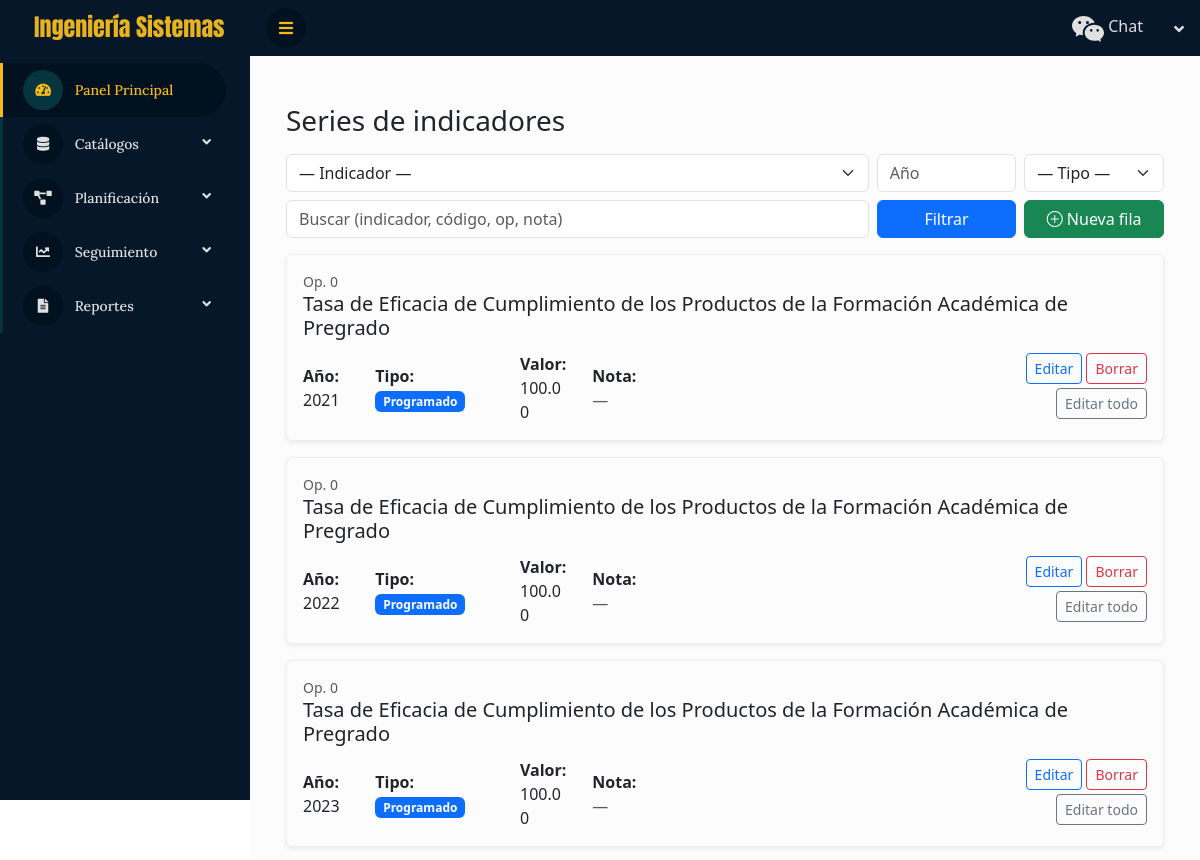
The app's page /series/ (upper part), older data.
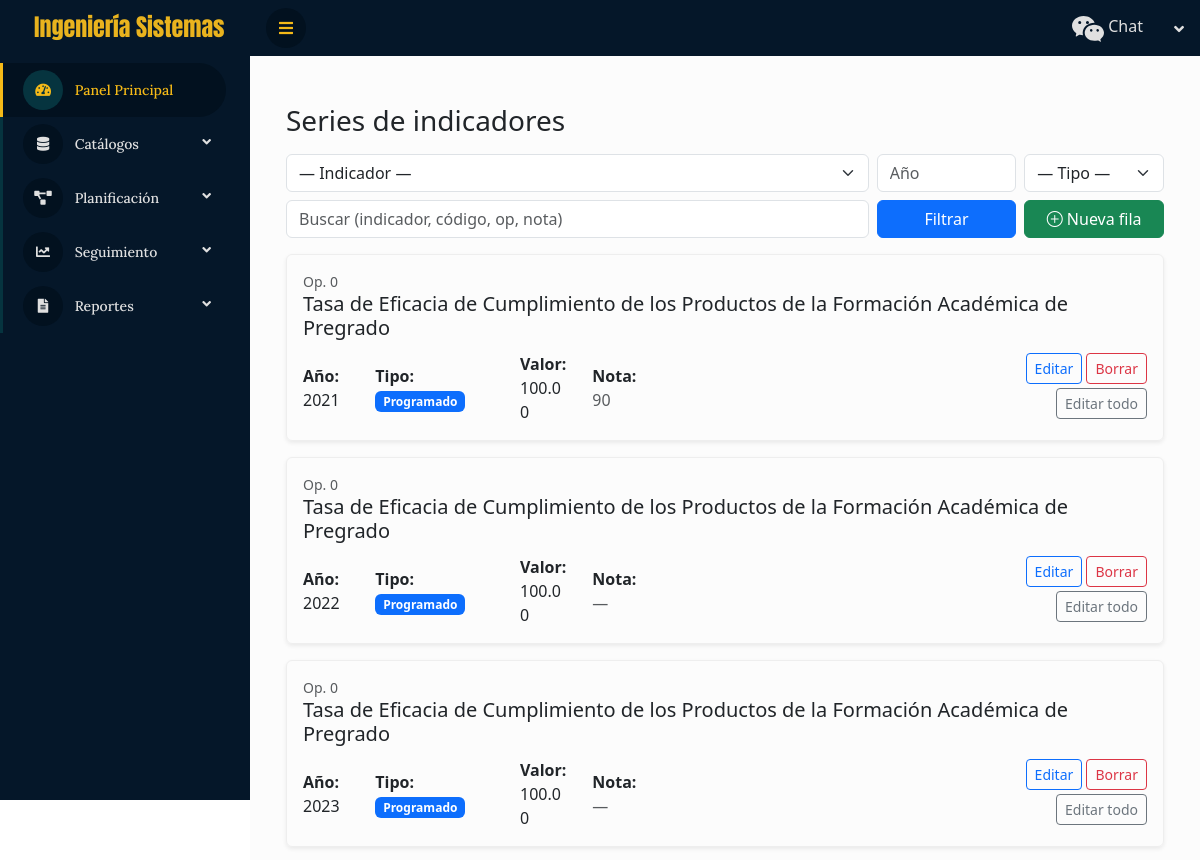
The same page, newer data.
### cis/models.py (models this page shows, shortened)
class TimeStampedModel(models.Model):
    creado = models.DateTimeField(auto_now_add=True)
    actualizado = models.DateTimeField(auto_now=True)
    class Meta:
        abstract = True

class SerieIndicador(TimeStampedModel):
    indicador = models.ForeignKey(Indicador, on_delete=models.CASCADE, related_name="series")
    anio = models.PositiveSmallIntegerField()
    valor = models.DecimalField(**DECIMALS, null=True, blank=True)
    es_programado = models.BooleanField(default=True)  # True: plan; False: ejecutado/real
    nota = models.CharField(max_length=250, blank=True)
    class Meta:
        unique_together = [("indicador","anio","es_programado")]
        indexes = [models.Index(fields=["indicador","anio"])]
        ordering = ["indicador","anio"]
        verbose_name = "Serie anual de indicador"

class Indicador(TimeStampedModel):
    operacion = models.ForeignKey(Operacion, on_delete=models.CASCADE, related_name="indicadores")
    codigo = models.CharField(max_length=30, blank=True)  # si manejas un código interno del indicador
    nombre = models.CharField(max_length=300)  # “Nº de matriculados…”, “Tasa de eficacia…”
    tipo = models.CharField(max_length=20, choices=TipoIndicador.choices, default=TipoIndicador.OTRO)
    unidad = models.CharField(max_length=3, choices=UnidadMedida.choices, default=UnidadMedida.NUMERO)
    formula_texto = models.TextField(blank=True)  # “TECPFAP = …” o “N/C”
    anio_linea_base = models.PositiveSmallIntegerField(default=2020)
    linea_base = models.DecimalField(**DECIMALS, null=True, blank=True)
    anio_meta = models.PositiveSmallIntegerField(default=2025)
    meta_valor = models.DecimalField(**DECIMALS, null=True, blank=True)
    fuentes = models.ManyToManyField(FuenteInformacion, blank=True, related_name="indicadores")
    observaciones = models.TextField(blank=True)
    class Meta:
        unique_together = [("operacion","nombre")]
        indexes = [models.Index(fields=["operacion","nombre"]), models.Index(fields=["tipo","unidad"])]
        verbose_name = "Indicador"

class Operacion(TimeStampedModel):
    accion = models.ForeignKey(AccionEstrategica, on_delete=models.CASCADE, related_name="operaciones")
    codigo = models.CharField(max_length=20, blank=True)  # el “9”, “10”, “14”, “15” de tu cuadro
    descripcion = models.TextField()  # “Difundir a través de los medios…”
    class Meta:
        unique_together = [("accion","codigo")]
        indexes = [models.Index(fields=["accion","codigo"])]
        verbose_name = "Operación"

### cis/views.py (the view, shortened to what this page needs)
# urls.py: path("series/", views.SerieIndicadorListView.as_view(), name="serie_list"),
class SerieIndicadorListView(ListView):
    model = SerieIndicador
    template_name = "planificacion/serie_list.html"
    context_object_name = "series"
    paginate_by = 12
    def get_queryset(self):
        qs = (SerieIndicador.objects
              .select_related("indicador", "indicador__operacion")
              .order_by("indicador__operacion__codigo", "indicador__nombre", "anio", "-es_programado"))
        q = self.request.GET.get("q", "").strip()
        ind = self.request.GET.get("indicador", "").strip()
        anio = self.request.GET.get("anio", "").strip()
        tipo = self.request.GET.get("tipo", "").strip()  # "prog" o "ejec"
        if ind:
            qs = qs.filter(indicador_id=ind)
        if anio:
            qs = qs.filter(anio=anio)
        if tipo == "prog":
            qs = qs.filter(es_programado=True)
        elif tipo == "ejec":
            qs = qs.filter(es_programado=False)
        return qs
    def get_context_data(self, **kwargs):
        ctx = super().get_context_data(**kwargs)
        ctx["q"] = self.request.GET.get("q", "").strip()
        ctx["indicador_selected"] = self.request.GET.get("indicador", "")
        ctx["anio_selected"] = self.request.GET.get("anio", "")
        ctx["tipo_selected"] = self.request.GET.get("tipo", "")
        ctx["indicadores"] = Indicador.objects.all().order_by("operacion__codigo", "nombre")
        return ctx

### cis/templates/planificacion/serie_list.html (shortened to what this page needs)
{% extends "base.html" %}
{% load bootstrap_extras %}
{% block content %}
<div class="container-fluid py-4">
  <div class="d-flex justify-content-between align-items-center mb-3">
    <h1 class="h3 mb-0">Series de indicadores</h1>
  </div>
  <form method="get" class="row g-2 mb-3">
    <div class="col-lg-8">
      <select name="indicador" class="form-select">
        <option value="">— Indicador —</option>
      </select>
    </div>
    <div class="col-lg-2">
      <input type="number" min="1900" max="2100" name="anio" value="{{ anio_selected }}" class="form-control" placeholder="Año">
    </div>
    <div class="col-lg-2">
      <select name="tipo" class="form-select">
        <option value="">— Tipo —</option>
      </select>
    </div>
    <div class="col-lg-8">
      <input type="text" name="q" value="{{ q }}" class="form-control" placeholder="Buscar (indicador, código, op, nota)">
    </div>
    <div class="col-lg-2 d-grid">
      <button class="btn btn-primary">Filtrar</button>
    </div>
    <div class="col-lg-2 d-grid">
      <a href="{% url 'serie_create' %}" class="btn btn-success">
        <i class="bi bi-plus-circle"></i> Nueva fila
      </a>
    </div>
  </form>
  <div class="row">
    <div class="col-12">
      {% for s in series %}
        <div class="card mb-3 shadow-sm">
          <div class="card-body">
            <div class="row align-items-center">
              <div class="col-md-12 mb-2">
                <p class="text-muted small mb-0">Op. {{ s.indicador.operacion.codigo|default:'-' }}</p>
                <h5 class="card-title mb-1">{{ s.indicador.nombre }}</h5>
              </div>
              <div class="col-md-1">
                <strong>Año:</strong><br>
                <span>{{ s.anio }}</span>
              </div>
              <div class="col-md-2">
                <strong>Tipo:</strong><br>
                {% if s.es_programado %}
                  <span class="badge bg-primary">Programado</span>
                {% else %}
                  <span class="badge bg-success">Ejecutado</span>
                {% endif %}
              </div>
              <div class="col-md-1">
                <strong>Valor:</strong><br>
                <span>{{ s.valor|default:"—" }}</span>
              </div>
              <div class="col-md-5">
                <strong>Nota:</strong><br>
                <span class="text-muted">{{ s.nota|truncatechars:30|default:"—" }}</span>
              </div>
              <div class="col-md-3 text-end">
                <a href="{% url 'serie_update' s.pk %}" class="btn btn-sm btn-outline-primary mb-1">Editar</a>
                <a href="{% url 'serie_delete' s.pk %}" class="btn btn-sm btn-outline-danger mb-1">Borrar</a>
                <a href="{% url 'serie_bulk_edit' s.indicador.pk %}" class="btn btn-sm btn-outline-secondary mb-1">Editar todo</a>
              </div>
            </div>
          </div>
        </div>
      {% empty %}
        <div class="card">
          <div class="card-body text-center text-muted">
            Sin resultados
          </div>
        </div>
      {% endfor %}
    </div>
  </div>
</div>
{% endblock %}

Row changes from the older to the newer data that the page shows:
changed SerieIndicador (number 1 of 3 on the later page): nota "—" → "90"
